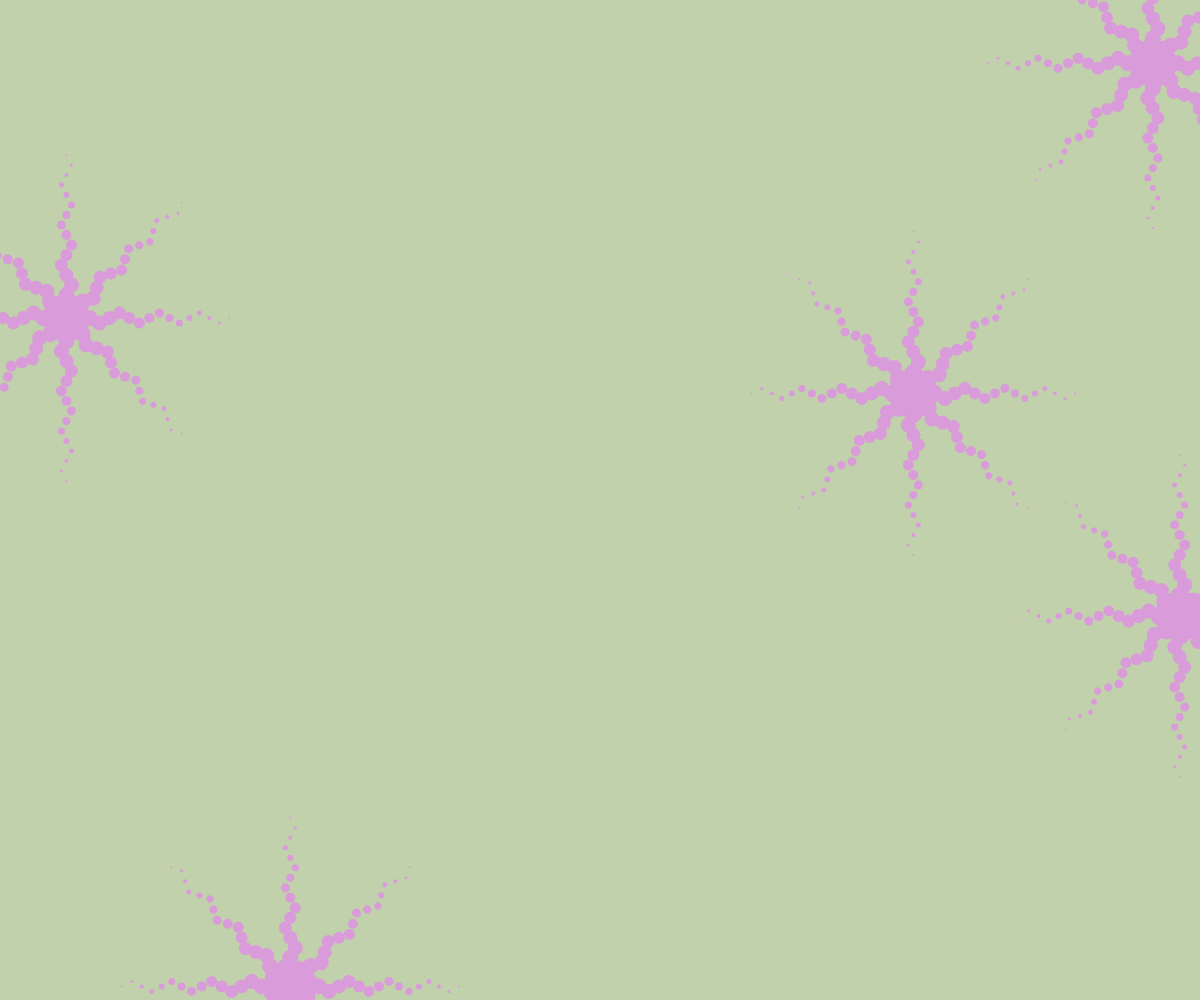
Frame 1 (no input)
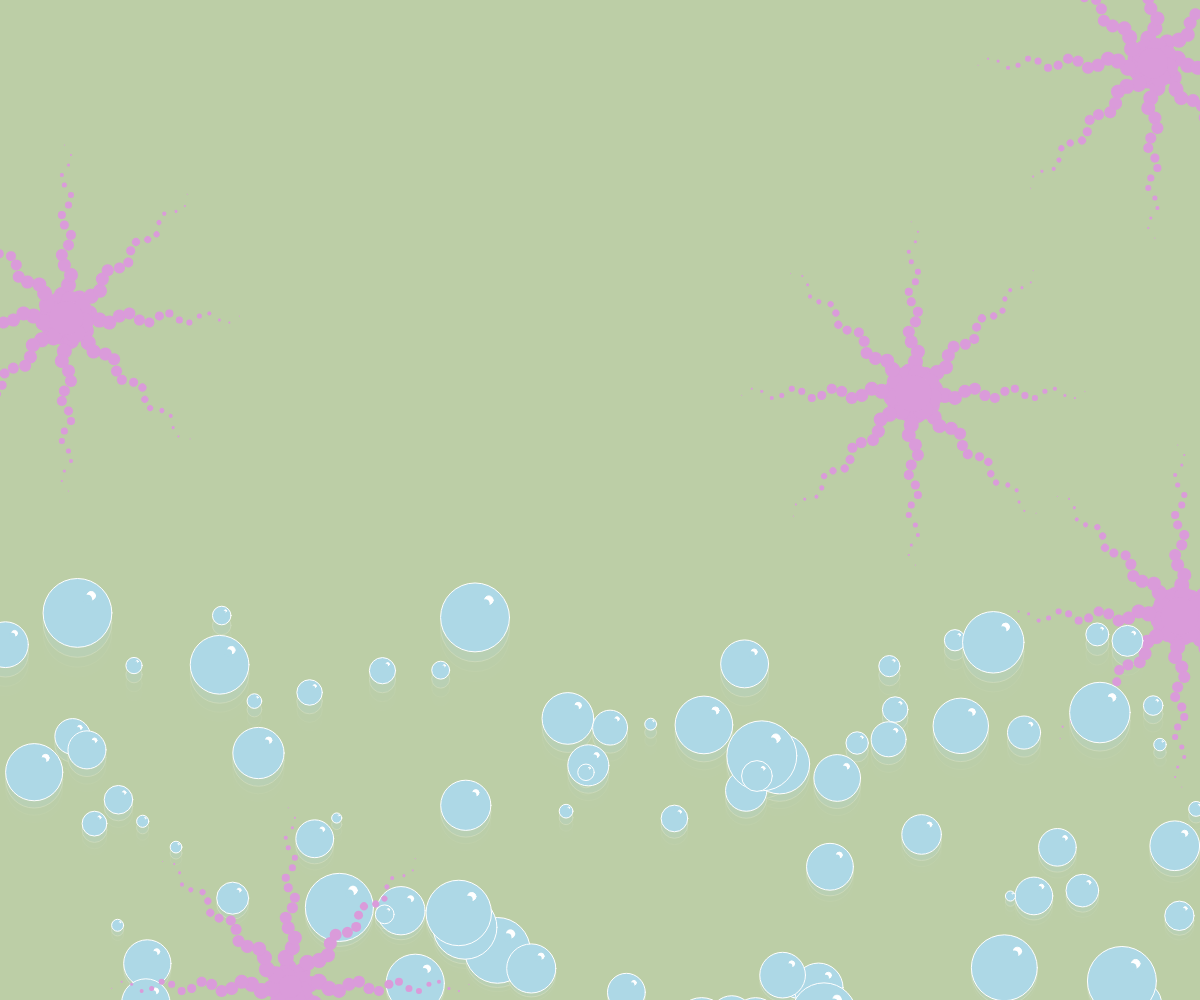
Frame 60 (no input)
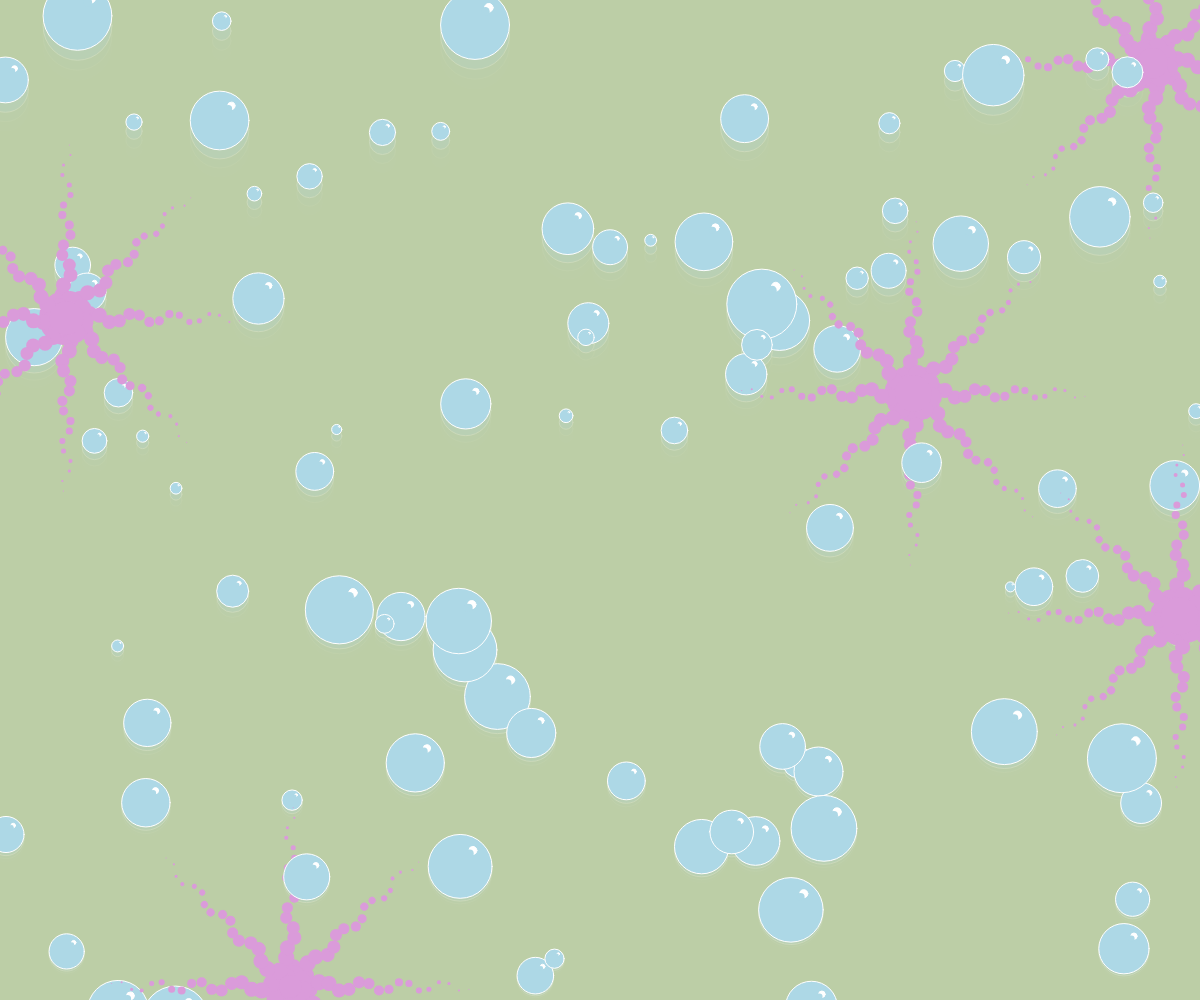
Frame 120 (the mouse pressed at the canvas centre since frame 60)

The p5.js sketch that drew these frames (run headless with seeded random() and noise() and a simulated clock; from frame 60 on, the mouse is pressed at the canvas centre):

// p5.js sketch
// ── sketch.js
let bubbles = [];
let octopi = [];
let bubbleAmount = 100;
let octopiAmount = 5;
let octX = 0;
    
function setup() {
  createCanvas(windowWidth, windowHeight);
  background('#BCCEA7C6');
  
  for (let i = 0; i < bubbleAmount; i+=1 ){
    let bubble = {
      x: random(0, width), 
      y: windowHeight + 200, 
      dia: random(10, 70), 
      speed: random(1, 10)
    };
    bubbles.push(bubble);
  }
  
  for (let i = 0; i < octopiAmount; i++) {
    octopi.push({
      x: random(0, width),
      y: random(0, height),
      dia: random(20, 50)
    });
  }
  
  angleMode(DEGREES);
}

function draw() {
  background('#BCCEA7C6');
  
  //first half bubbleAmount in the front
  for(let i =0; i < bubbles.length / 2; i++){
    drawBubble(bubbles[i]);
  }
  
  for(let i = 0; i < octopi.length; i++) {
      drawOctopus(octopi[i]);
  }
  
//   //placed here so text is behind some bubbles 
//   textSize(20);
//   text("OCTOPUS ESCAPE!!!", windowWidth/2.5, 50);
//   textSize(15);
//   text("pop the bubbles so that scuba divers can take a clear picture of the octopi!", windowWidth/5, 70);
  
  //second half bubbleAmount in the back
  for(let i = bubbles.length / 2; i < bubbles.length; i++) {
    drawBubble(bubbles[i]);
  }
  
  //octopi movement 
  octX += 5;
}

function drawBubble(bubble) {
  push();
  //main bubble
  fill('lightblue');
  stroke('white');
  ellipse(bubble.x , bubble.y, bubble.dia, bubble.dia);
  
  //air bubble 
  fill('white');
  ellipse(bubble.x + (bubble.dia * 0.2), bubble.y  - (bubble.dia * 0.25), bubble.dia /8, bubble.dia /8);
  
  //second air bubble - makes the shape 
  fill('lightblue');
  noStroke();
  ellipse(bubble.x  + (bubble.dia * 0.15), bubble.y  - (bubble.dia * 0.2), bubble.dia /8, bubble.dia /8);
  
  //movement
  bubble.y = bubble.y - bubble.speed;
  
  //re-appear
  if(bubble.y < 0){
    bubble.x = random(0, width);
    bubble.y = windowHeight + 200;
  }
  pop();
}

function drawOctopus(octopus) {
  push();
  // translates octopus into its position
  translate(octopus.x, octopus.y);
  
  //head
  fill('#DA9BDA');
  noStroke();

  //first loop - 8 legs
  for(i = 0; i < 8; i++){
    
    //second loop - individual legs 
    for(j = 0; j < 20; j++){ 
      push();
      rotate(45 * i);
      circle(5 * sin(j * 90 + octX), octopus.dia / 2 - j * 10, 20 - j);
      pop();
    }
  }
  
  circle(0, 0, octopus.dia);
  pop();
} 

function mousePressed() {
  //interactive feature - user clicks on bubbles 
  for(i = 0; i < bubbles.length; i++) {
    if (dist(mouseX,mouseY,bubbles[i].x, bubbles[i].y) < bubbles[i].dia / 2){
      bubbles[i].x = 10000; //moves bubble off screen
      bubbles[i].y = 10000; //moves bubble off screen 
    }
  }
}

// ── style.css
h2{
    color: hotpink;
    font-family:'Segoe UI', Tahoma, Geneva, Verdana, sans-serif;
    text-align: center;
}

p{

    text-align: center;
    font-family: 'Segoe UI', Tahoma, Geneva, Verdana, sans-serif;

}
